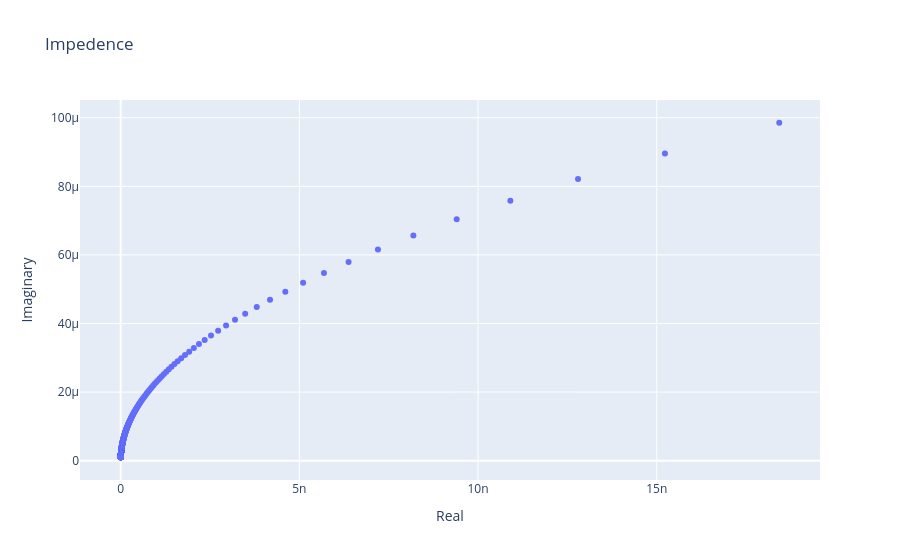

Source (notebook cell):
### Code cell
fig = go.Figure(
    go.Scatter(
        x=[zs["Impedence"][i].real for i in range(len(zs["Impedence"]))],
        y=[-zs["Impedence"][i].imag for i in range(len(zs["Impedence"]))],
        mode="markers",
    ),
    layout=go.Layout(xaxis_title="Real", yaxis_title="Imaginary", title="Impedence"),
)
fig.show()

### Figure 1 — Plotly figure (JSON) as saved in the notebook; plotly's stock layout.template omitted (floating-point values rounded to 4 significant figures; data arrays with more than 128 entries replaced by an {"elided": "..."} marker saying what was removed)
{"data": [{"mode": "markers", "type": "scatter", "x": {"elided": "990 float values"}, "y": {"elided": "990 float values"}}], "layout": {"title": {"text": "Impedence"}, "xaxis": {"title": {"text": "Real"}}, "yaxis": {"title": {"text": "Imaginary"}}}}
